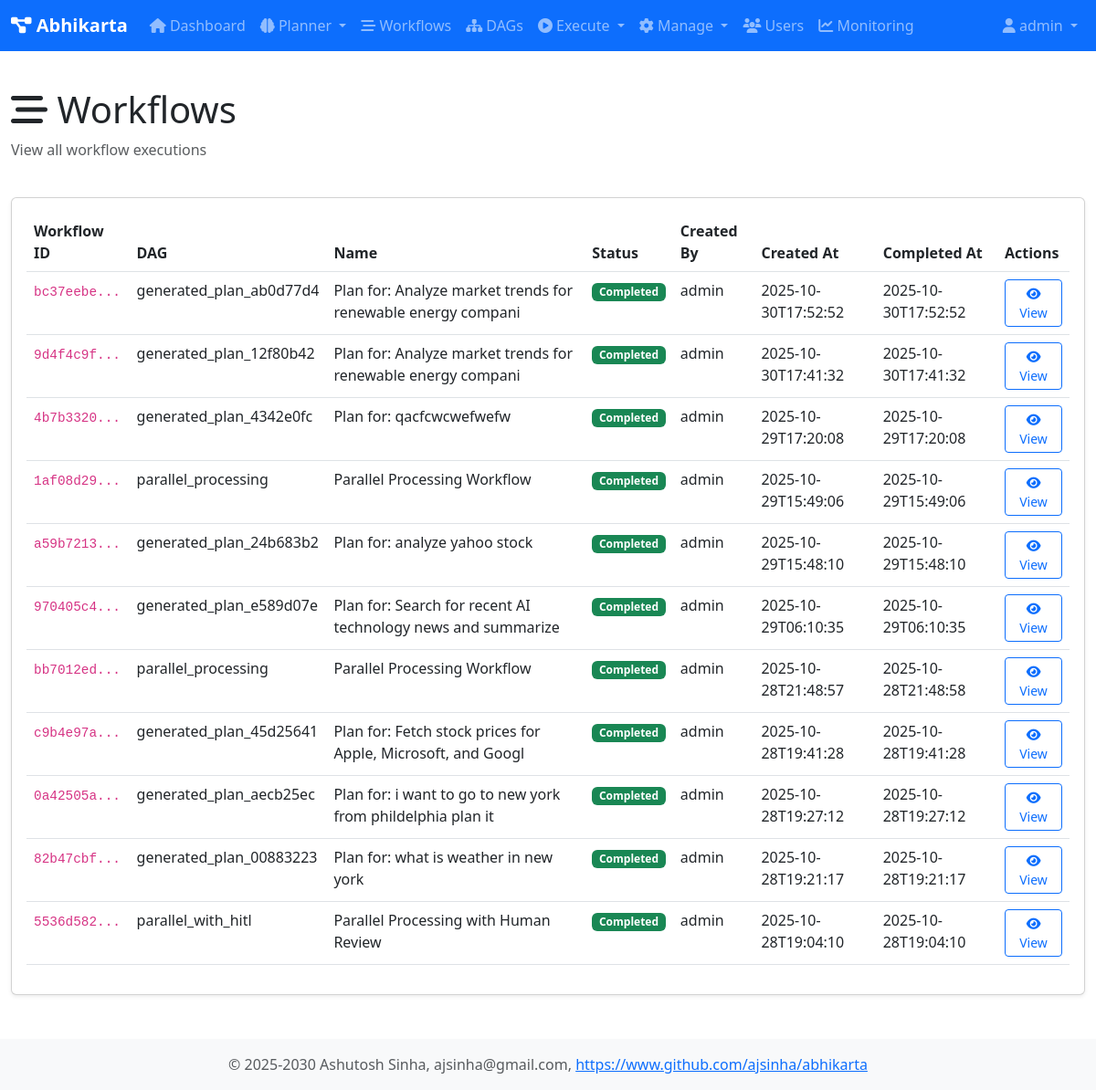
The app's page /workflows (signed in), older data.
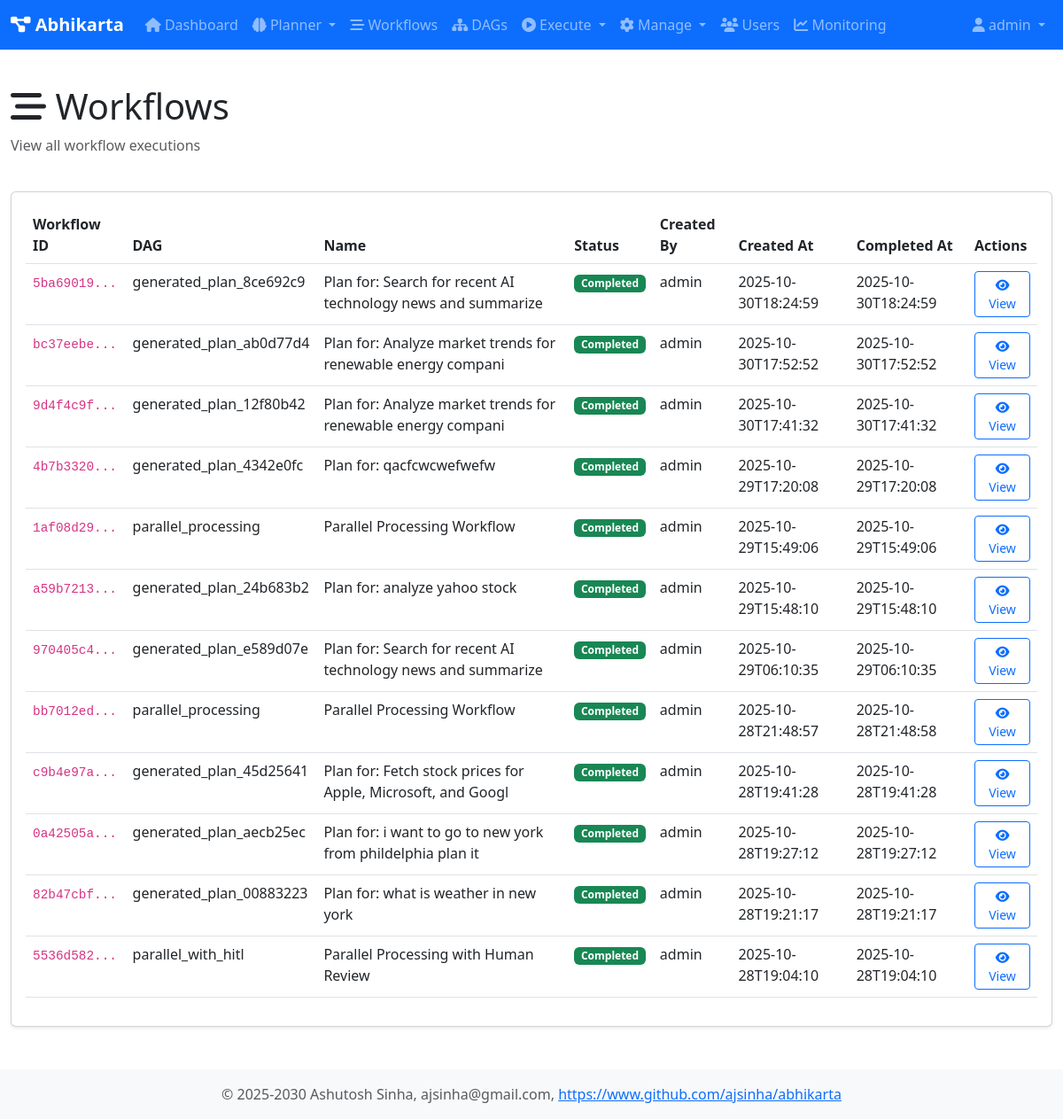
The same page, newer data.
### tables this page shows
CREATE TABLE workflows (
                workflow_id TEXT PRIMARY KEY,
                dag_id TEXT NOT NULL,
                session_id TEXT,
                name TEXT,
                description TEXT,
                status TEXT DEFAULT 'pending',
                created_at TEXT DEFAULT CURRENT_TIMESTAMP,
                started_at TEXT,
                completed_at TEXT,
                created_by TEXT,
                graph_json TEXT,
                result TEXT,
                error TEXT
            );

### web/app1.py (the view)
@app.route('/workflows')
@login_required
def workflows():
    user = user_registry.get_user(session['user_id'])
    db = get_db()
    all_workflows = db.fetchall("SELECT * FROM workflows ORDER BY created_at DESC")
    return render_template('workflows.html', user=user, workflows=all_workflows)

### core/user_registry.py (called while the page is built)
    def is_admin(self) -> bool:
        return self.role == 'admin'

    def get_user(self, user_id: str) -> Optional[User]:
        return self._users.get(user_id)

### db/database.py (called while the page is built)
def get_db() -> Database:
    global _db_instance
    if _db_instance is None:
        _db_instance = Database(db_type='sqlite', db_path='/home/ashutosh/PycharmProjects/abhikarta/data/abhikarta.db')
        _db_instance.initialize_schema()
    return _db_instance

    @contextmanager
    def get_connection(self):
        conn = None
        try:
            if self.db_type == 'sqlite':
                conn = sqlite3.connect(self.db_path)
                conn.row_factory = sqlite3.Row
            elif self.db_type == 'postgresql':
                import psycopg2
                import psycopg2.extras
                conn = psycopg2.connect(**self.pg_params)
                conn.cursor_factory = psycopg2.extras.RealDictCursor
            yield conn
            conn.commit()
        except Exception as e:
            if conn:
                conn.rollback()
            raise e
        finally:
            if conn:
                conn.close()

### web/templates/workflows.html (shortened to what this page needs)
{% extends "base.html" %}
{% block content %}
<div class="row mb-4">
    <div class="col">
        <h1><i class="fas fa-stream"></i> Workflows</h1>
        <p class="text-muted">View all workflow executions</p>
    </div>
</div>
<div class="card">
    <div class="card-body">
        {% if workflows %}
        <div class="table-responsive">
            <table class="table table-hover">
                <thead>
                    <tr>
                        <th>Workflow ID</th>
                        <th>DAG</th>
                        <th>Name</th>
                        <th>Status</th>
                        <th>Created By</th>
                        <th>Created At</th>
                        <th>Completed At</th>
                        <th>Actions</th>
                    </tr>
                </thead>
                <tbody>
                    {% for workflow in workflows %}
                    <tr>
                        <td><code>{{ workflow.workflow_id[:8] }}...</code></td>
                        <td>{{ workflow.dag_id }}</td>
                        <td>{{ workflow.name or 'N/A' }}</td>
                        <td>
                            {% if workflow.status == 'running' %}
                                <span class="badge bg-info">Running</span>
                            {% elif workflow.status == 'completed' %}
                                <span class="badge bg-success">Completed</span>
                            {% elif workflow.status == 'failed' %}
                                <span class="badge bg-danger">Failed</span>
                            {% else %}
                                <span class="badge bg-secondary">{{ workflow.status }}</span>
                            {% endif %}
                        </td>
                        <td>{{ workflow.created_by or 'N/A' }}</td>
                        <td>{{ workflow.created_at[:19] }}</td>
                        <td>{{ workflow.completed_at[:19] if workflow.completed_at else 'N/A' }}</td>
                        <td>
                            <a href="{{ url_for('workflow_detail', workflow_id=workflow.workflow_id) }}"
                               class="btn btn-sm btn-outline-primary">
                                <i class="fas fa-eye"></i> View
                            </a>
                        </td>
                    </tr>
                    {% endfor %}
                </tbody>
            </table>
        </div>
        {% else %}
        <p class="text-muted">No workflows yet.</p>
        {% endif %}
    </div>
</div>
{% endblock %}

Row changes from the older to the newer data that the page shows:
added workflows: workflow_id "5ba69019", dag_id "generated_plan_8ce692c9", name "Plan for: Search for recent AI technology news and summarize", status "Completed", created_by "admin", created_at "2025-10-30T18:24:59", completed_at "2025-10-30T18:24:59"
